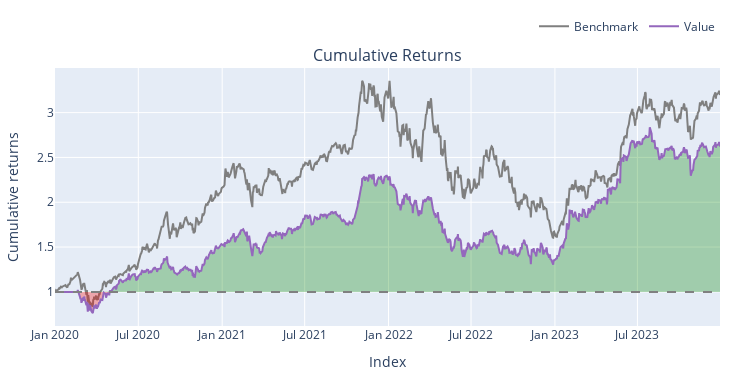

Here is the notebook cell this chart was saved with:
### Code cell
# Main portfolio plot with multiple subplots
portfolio.plot(subplots=['cum_returns', 'orders', 'trade_pnl']).show()

### Figure 1 — Plotly figure (JSON) as saved in the notebook; plotly's stock layout.template omitted (floating-point values rounded to 4 significant figures; data arrays with more than 128 entries replaced by an {"elided": "..."} marker saying what was removed)
{"data": [{"legendgroup": "0", "line": {"color": "#7f7f7f"}, "name": "Benchmark", "showlegend": true, "type": "scatter", "uid": "911ff49f-eb07-4ef7-9278-61318d576622", "x": {"elided": "1007 str values"}, "xaxis": "x", "y": {"elided": "1007 float values"}, "yaxis": "y"}, {"hoverinfo": "skip", "legendgroup": "1", "line": {"color": "rgba(0, 0, 0, 0)", "width": 0}, "opacity": 0, "showlegend": false, "type": "scatter", "uid": "4ec057ab-57ec-4e18-a20d-8073e6b159e0", "x": {"elided": "1007 str values"}, "xaxis": "x", "y": {"elided": "1007 int values"}, "yaxis": "y"}, {"connectgaps": false, "fill": "tonexty", "fillcolor": "rgba(0, 128, 0, 0.3)", "hoverinfo": "skip", "legendgroup": "1", "line": {"color": "rgba(0, 0, 0, 0)", "width": 0}, "opacity": 0, "showlegend": false, "type": "scatter", "uid": "61d309cb-9fc9-499c-ba4a-aaf8674f42e8", "x": {"elided": "1007 str values"}, "xaxis": "x", "y": {"elided": "1007 float values"}, "yaxis": "y"}, {"hoverinfo": "skip", "legendgroup": "1", "line": {"color": "rgba(0, 0, 0, 0)", "width": 0}, "opacity": 0, "showlegend": false, "type": "scatter", "uid": "ec2a364d-c62c-4303-bbda-9c9d85d23a98", "x": {"elided": "1007 str values"}, "xaxis": "x", "y": {"elided": "1007 int values"}, "yaxis": "y"}, {"connectgaps": false, "fill": "tonexty", "fillcolor": "rgba(255, 0, 0, 0.3)", "hoverinfo": "skip", "legendgroup": "1", "line": {"color": "rgba(0, 0, 0, 0)", "width": 0}, "opacity": 0, "showlegend": false, "type": "scatter", "uid": "8fd77d9c-d5cb-43be-8b16-ad5f235badc6", "x": {"elided": "1007 str values"}, "xaxis": "x", "y": {"elided": "1007 float values"}, "yaxis": "y"}, {"legendgroup": "2", "line": {"color": "#9467bd"}, "name": "Value", "showlegend": true, "type": "scatter", "uid": "28ee8405-358a-49d3-ac34-9aea513ad4a1", "x": {"elided": "1007 str values"}, "xaxis": "x", "y": {"elided": "1007 float values"}, "yaxis": "y"}, {"hoverinfo": "skip", "legendgroup": "1", "line": {"color": "rgba(0, 0, 0, 0)", "width": 0}, "opacity": 0, "showlegend": false, "type": "scatter", "uid": "8101f937-8b49-413a-9eb4-d48d39fa9d36", "x": {"elided": "1007 str values"}, "xaxis": "x", "y": {"elided": "1007 int values"}, "yaxis": "y"}], "layout": {"annotations": [{"font": {"size": 16}, "showarrow": false, "text": "Cumulative Returns", "x": 0.5, "xanchor": "center", "xref": "paper", "y": 1, "yanchor": "bottom", "yref": "paper"}], "height": 380, "legend": {"orientation": "h", "traceorder": "normal", "x": 1, "xanchor": "right", "y": 1.105, "yanchor": "bottom"}, "margin": {"b": 30, "l": 30, "r": 30, "t": 30}, "shapes": [{"line": {"color": "gray", "dash": "dash"}, "type": "line", "x0": 0, "x1": 1, "xref": "paper", "y0": 1, "y1": 1, "yref": "y"}], "showlegend": true, "width": 750, "xaxis": {"anchor": "y", "domain": [0, 1], "title": {"text": "Index"}}, "yaxis": {"anchor": "x", "domain": [0, 1], "title": {"text": "Cumulative returns"}}}}
